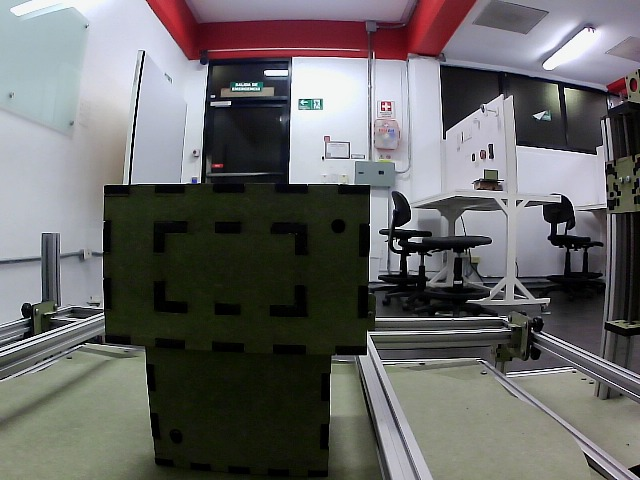
#> input picture Pics/Back.jpeg, 640 x 480 px, given in place of the camera
$ python 'Arducam V2.py'
#> lines starting #> are read from the running program, lines starting #| are printed output that depends on the picture; after the words box and inside, x2 and y2 are one past the last pixel; in counts of white or black regions, pixels touching at a corner belong together
### SerialCommunication.py
import serial
import time

class SerialPortConnection():
    def __init__(self, port, baudrate):
        self.port = port
        self.baudrate = baudrate

    def open_port(self):

        try:
            self.SerialComm = serial.Serial(self.port, self.baudrate)
            time.sleep(2)
            print("Serial port opened successfully.")
        except serial.SerialException as error:
            print("Error opening serial port:", str(error))

    # [39 lines left out: functions close_port, SendMessage, ReceiveMessage, not called in this run]

    def Close_Port_DestroyWindow(self):
        self.close_port()

    # [6 lines left out: function get_available_ports, not called in this run]

### Arducam V2.py
import cv2
import numpy as np
import SerialCommunication
import serial

COM = 'COM7'
BaudRate = 9600

Cam = cv2.VideoCapture(0)

try:
    SerialComm = SerialCommunication.SerialPortConnection(COM,BaudRate)
    SerialComm.open_port()
    Validate = False
except serial.SerialException as error:
    print("Error opening serial port:", str(error))

redBajo1 = np.array([0, 100, 20], np.uint8)
redAlto1 = np.array([8, 255, 255], np.uint8)
redBajo2 = np.array([175, 100, 20], np.uint8)
redAlto2 = np.array([179, 255, 255], np.uint8)

while (Cam.isOpened()):
    #Function, Message = SerialComm.ReceiveMessage()

    #if (Function == 'CA') and (Message == '000'):
        #Validate = True

    ret, cap = Cam.read()
#> cap is the input picture: shape (480, 640, 3); mean B, G, R 103.5, 104.2, 104.9

    frameHSV = cv2.cvtColor(cap,cv2.COLOR_BGR2HSV)
#> frameHSV: shape (480, 640, 3); mean H, S, V 83.4, 65.5, 112.4

    maskRed1 = cv2.inRange(frameHSV, redBajo1, redAlto1)
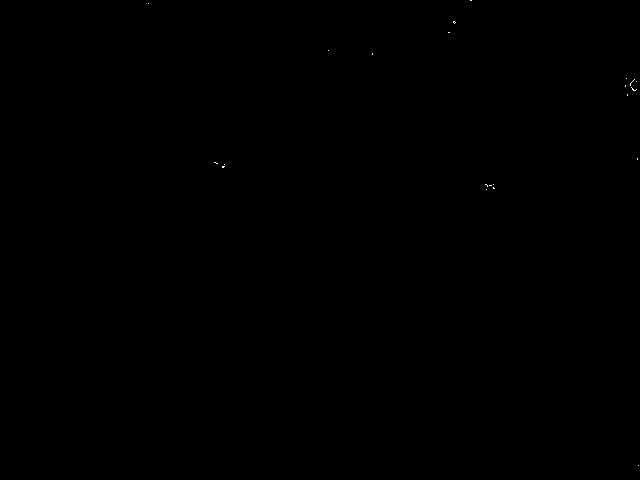
#> maskRed1: shape (480, 640); 0.02% white in thin lines or dots, all inside (x1, y1, x2, y2) = (148, 0, 639, 466)
    maskRed2 = cv2.inRange(frameHSV, redBajo2, redAlto2)
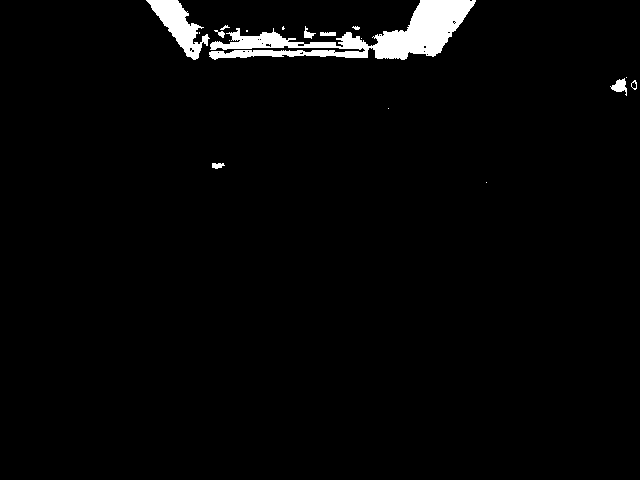
#> maskRed2: shape (480, 640); 2.6% white; 18 white regions (8 under 20 px), largest, box (x1, y1, x2, y2) and area: (209, 0, 476, 60) 5948, (146, 0, 210, 60) 1510, (610, 78, 627, 96) 152
    maskRed = cv2.add(maskRed1, maskRed2)
#> maskRed: shape (480, 640); 2.6% white; 26 white regions (16 under 20 px), largest, box (x1, y1, x2, y2) and area: (209, 0, 476, 60) 5958, (146, 0, 210, 60) 1511, (610, 78, 628, 96) 156

    maskredvis = cv2.bitwise_and(cap,cap, mask= maskRed)
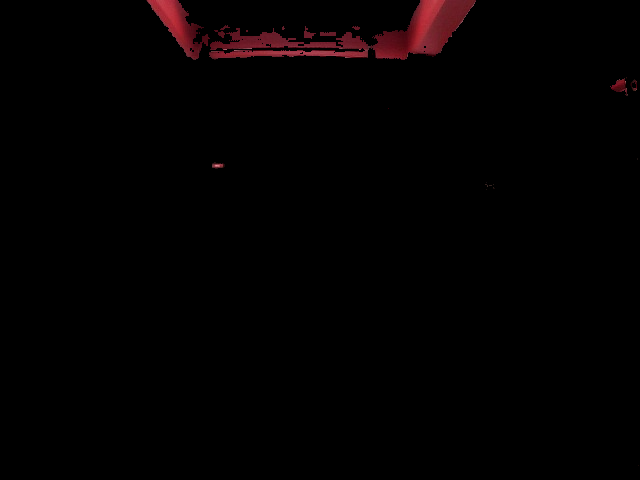
#> maskredvis: shape (480, 640, 3); mean B, G, R 1.1, 0.8, 3.1

    image2 = maskRed.copy()

    gray_image = cv2.cvtColor(maskredvis, cv2.COLOR_BGR2GRAY) # Converting to gray image
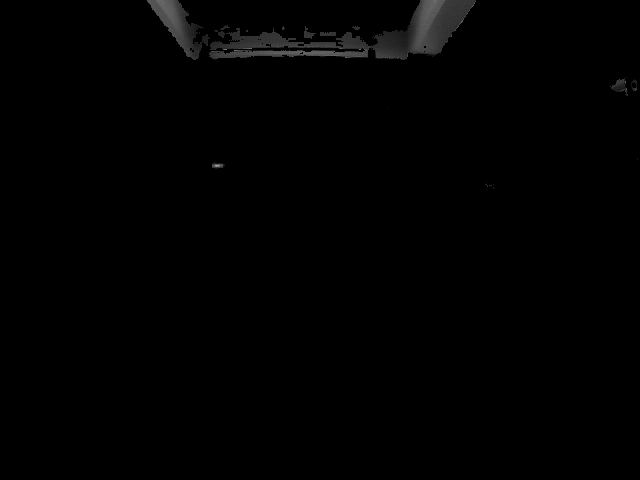
#> gray_image: shape (480, 640); min 0, max 171, mean 1.5

    '''this function checks every pixel, and depending on how
    dark the pixel is, the threshold value will convert the pixel to either black or white (0 or 1))'''
    _, thresh_image = cv2.threshold(gray_image, 0, 50, cv2.THRESH_BINARY)
#> thresh_image: shape (480, 640); values 0 (black) and 50 (white), 2.6% white; 26 white regions (16 under 20 px)

    #Retrieving outer-edge coordinates in the new threshold image
    contours, _ = cv2.findContours(thresh_image, cv2.RETR_TREE, cv2.CHAIN_APPROX_SIMPLE)
#> contours = 44 contours, 35 with area under 20; largest, box (x1, y1, x2, y2) and area: (209, 0, 476, 60) 5463, (146, 0, 210, 60) 1400, (610, 78, 628, 96) 127, (212, 162, 225, 169) 51, (630, 79, 637, 91) 48

    # Iterating through each contour to retrieve coordinates of each shape
    for i, contour in enumerate(contours):
        if i == 0:
            continue

        '''The 2 lines below this comment will approximate the shape we want. The reason being that in certain cases the
        shape we want might have flaws or might be imperfect, and so, for example, if we have a rectangle with a
        small piece missing, the program will still count it as a rectangle. The epsilon value will specify the
        precision in which we approximate our shape.'''
        epsilon = 0.1*cv2.arcLength(contour, True)
        approx = cv2.approxPolyDP(contour, epsilon, True)

        # Retrieving coordinates of the contour so that we can put text over the shape.
        x, y, w, h= cv2.boundingRect(approx)
        x_mid = int(x + (w/3)) # This is an estimation of where the middle of the shape is in terms of the x-axis.
        y_mid = int(y + (h/1.5)) # This is an estimation of where the middle of the shape is in terms of the y-axis.

        # Setting some variables which will be used to display text on the final image
        coords = (x_mid, y_mid)
        colour = (255, 255, 255)
        font = cv2.FONT_HERSHEY_DUPLEX

        # This is the part where we actually guess which shape we have detected. The program will look at the amount of edges
        # the contour/shape has, and then based on that result the program will guess the shape (for example, if it has 3 edges
        # then the chances that the shape is a triangle are very good.)
        if (cv2.contourArea(contour)>= 7000):
            print(f'area = {cv2.contourArea(contour)} & lados = {len(approx)}')
            cv2.putText(cap,f'area = {cv2.contourArea(contour)} & lados = {len(approx)}',(0,0),cv2.FONT_HERSHEY_SIMPLEX,1,(255,0,0),2,cv2.LINE_AA)

            cv2.drawContours(cap, [contour], 0, colour, 3)  #Drawing the outer-edges onto the image

            if len(approx) == 3:
                cv2.putText(cap, "Triangle", coords, font, 1, colour, 1) # Text on the image

                SerialComm.SendMessage('1')
#> this loop made 44 passes
#> (epsilon, approx, x, y, w, h, x_mid, y_mid) on passes 3, 4, 6, 8, 9, 11, 12, 13: (0.341, [[493, 187], [493, 188], [494, 188]], 493, 187, 2, 2, 493, 188), (0.4, [[489, 185], [491, 185]], 489, 185, 3, 1, 490, 185), (0.683, [[485, 184], [486, 184], [487, 186], [487, 185]], 485, 184, 3, 3, 486, 186), (3.33, [[212, 163], [215, 168], [224, 166]], 212, 163, 13, 6, 216, 167), (0.2, [[637, 158], [637, 159]], 637, 158, 1, 2, 637, 159), (2.81, [[634, 79], [630, 83], [633, 90], [636, 89]], 630, 79, 7, 12, 632, 87), (1.99, [[634, 81], [635, 88], [631, 86]], 631, 81, 5, 8, 632, 86), (6.51, [[610, 86], [627, 95], [624, 78]], 610, 78, 18, 18, 616, 90)
#> (epsilon, x, y, w, h, x_mid, y_mid) on passes 2, 5, 7, 10, 16, 17: (0, 486, 189, 1, 1, 486, 189), (0, 493, 184, 1, 1, 493, 184), (0, 486, 182, 1, 1, 486, 182), (0, 388, 108, 1, 1, 388, 108), (0, 229, 40, 1, 1, 229, 40), (0, 361, 38, 1, 1, 361, 38)

    #Displaying the image with the detected shapes onto the screen
    cv2.imshow("Modified Image", image2)
    cv2.imshow('maskredvis',maskredvis)
    cv2.imshow('maskred',maskRed)
    cv2.imshow('original',cap)
    cv2.imshow('tresh image',thresh_image)

    if cv2.waitKey(1) & 0xFF == ord('q'):
#> (key q is pressed here)
        break

# After the loop release the cap object
Cam.release()
# Destroy all the windows
cv2.destroyAllWindows()
